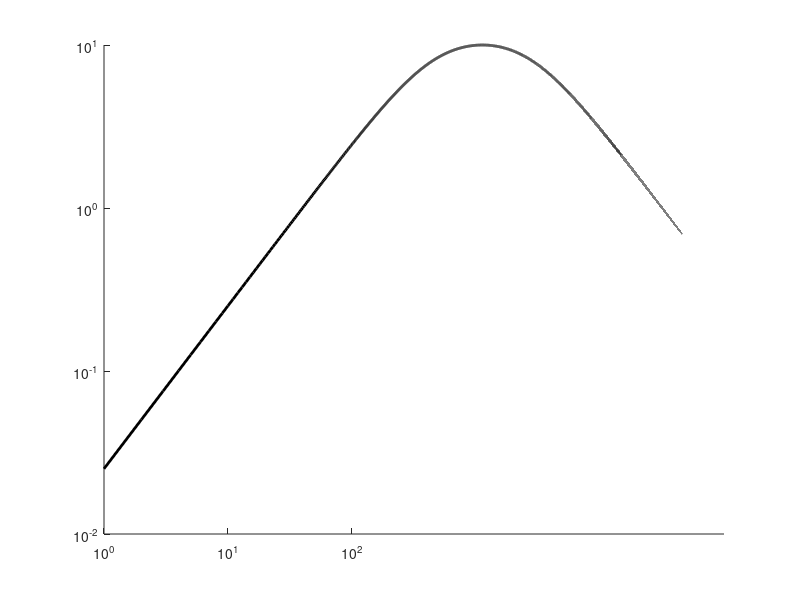

Write the MATLAB code that produced this figure. (Note: this script raises an error after producing the figure.)
%
clf
hold on

vs=10;
R=2;
L=0.01;
C=0.02;

ZL=@(f) j.*2.*pi.*f.*L;
ZC=@(f) 1./(j.*2.*pi.*f.*C);
vr=@(f) vs.*R./(R+ZL(f)+ZC(f));

f=0.01:0.01:1000;
loglog(abs(vr(f)),"linewidth",2,"color","black")
%
h=get(gcf,"currentaxes");
set(h,"XTick",[1e0 1e1 1e2]);
set(h,"xticklabel",['10^{0}';'10^1';'10^2']);
set(h,"interpreter","tex")

grid on

%print -demf bodeTest.emf
print -deps bodeTest.eps

